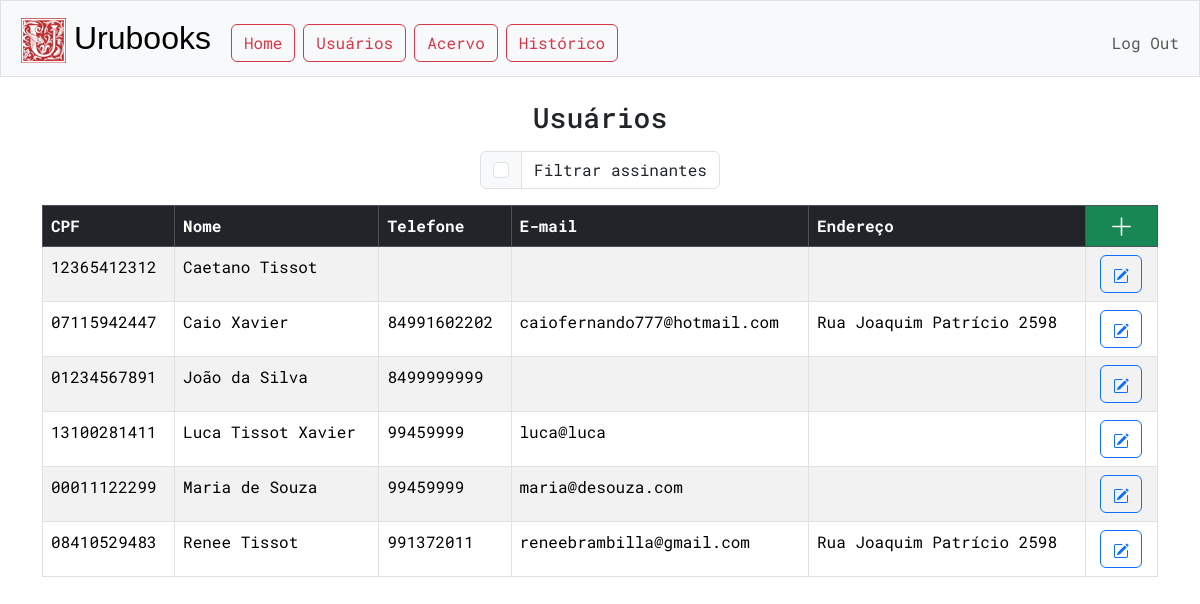
Before: /usuarios (signed in) with the older database file.
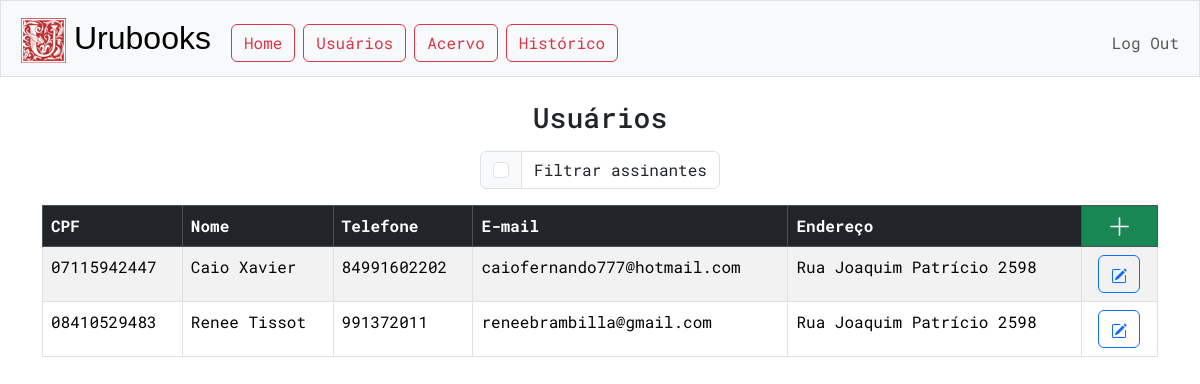
After: the same page with the newer database file.
### tables this page shows
CREATE TABLE contatos (
cpf TEXT PRIMARY KEY NOT NULL,
nome TEXT NOT NULL,
telefone TEXT,
email TEXT,
endereço TEXT
);

### app.py (the view)
@app.route("/usuarios")
@login_required
def usuarios():
    CONTATOS_POR_PAGINA = 20
    pagina = request.args.get("pagina", 0)
    offset = CONTATOS_POR_PAGINA * pagina
    usuarios = db.execute("SELECT * FROM contatos ORDER BY nome LIMIT ?, ?", offset, CONTATOS_POR_PAGINA)
    filtro = "off"
    if request.args.get("filtrar-assinantes"):
        usuarios = db.execute("SELECT * FROM contatos JOIN assinaturas ON contatos.cpf = assinaturas.contato_cpf WHERE assinaturas.status = 'ATIVA' ORDER BY nome LIMIT ?, ?", offset, CONTATOS_POR_PAGINA)
        filtro="on"
    page_data = {
    "atual":int(pagina),
    "max":int(len(usuarios)/CONTATOS_POR_PAGINA),
    }
    return render_template("usuarios/index.html", usuarios=usuarios, page_data=page_data, filtro=filtro)

### app.py (called while the page is built)
@app.after_request
def after_request(response):
    response.headers["Cache-Control"] = "no-cache, no-store, must-revalidate"
    response.headers["Expires"] = 0
    response.headers["Pragma"] = "no-cache"
    return response

### helpers.py (called while the page is built)
def login_required(f):
    @wraps(f)
    def decorated_function(*args, **kwargs):
        if session.get("user_id") is None:
            return redirect("/login")
        return f(*args, **kwargs)
    return decorated_function

### templates/usuarios/index.html (shortened to what this page needs)
{% extends "layout.html" %}
{% block main %}
    <h3 class='mb-3'>Usuários</h3>
    <div class="row justify-content-center">
        {% set checked = "checked" if filtro == "on" else "" %}
            <div class="col-auto">
                <div class="input-group mb-3">
                    <div class="input-group-text">
                        <form id="filtrar-assinantes" action="/usuarios" method="get">
                            <input id="assinantes-checkbox" class="form-check-input" name="filtrar-assinantes" type="checkbox" {{ checked }}>
                        </form>
                    </div>
                    <div class="form-control">Filtrar assinantes</div>
                </div>
            </div>
    </div>
    <table class='table table-bordered table-striped' style='text-align:start'>
        <thead class="table-dark">
            <th>CPF</th>
            <th>Nome</th>
            <th>Telefone</th>
            <th>E-mail</th>
            <th>Endereço</th>
            <th style="text-align: center; background-color: #198754; padding: 0;">
                    <a type='button' class="btn btn-success" href="usuarios/cadastro" style="width: 100%; height: 100%">
                        <svg xmlns="http://www.w3.org/2000/svg" width="25" height="25" fill="currentColor" class="bi bi-plus-lg" viewBox="0 0 16 16">
                            <path fill-rule="evenodd" d="M8 2a.5.5 0 0 1 .5.5v5h5a.5.5 0 0 1 0 1h-5v5a.5.5 0 0 1-1 0v-5h-5a.5.5 0 0 1 0-1h5v-5A.5.5 0 0 1 8 2"/>
                        </svg>
                    </a>
                </th>
        </thead>
        <tbody>
        {% if usuarios %}
            {% for usuario in usuarios %}
            <tr>
                <td>{{ usuario.cpf }}</td>
                <td>{{ usuario.nome }}</td>
                <td>{{ usuario.telefone }}</td>
                <td>{{ usuario.email }}</td>
                <td>{{ usuario.endereço[:40] }}</td>
                <td class="options-cell">
                        <form action="/usuarios/detalhes" method="get">
                            <button type='submit' class="btn btn-outline-primary mx-1">
                            </button>
                        </form>
                </td>
            </tr>
            {% endfor %}
        {% endif %}
        </tbody>
    </table>
{% endblock %}

### templates/layout.html (shortened to what this page needs)
<!DOCTYPE html>
<html lang="en">
    <head>
        <link href="https://cdn.jsdelivr.net/npm/bootstrap@5.3.3/dist/css/bootstrap.min.css" rel="stylesheet">
        <link href="/static/styles.css" rel="stylesheet">
    </head>
    <body>
        <nav class="bg-light border navbar navbar-expand-md navbar-light">
            <div class="container-fluid">
                <a class="navbar-brand" href="/"><span><img src="/static/Urubooks-logo-small.png" alt="Logo" class="mx-2"/></span><span>Urubooks</span></a>
                <div class="collapse navbar-collapse" id="navbar">
                    {% if session["user_id"] %}
                        <ul class="navbar-nav me-auto mt-2">
                            <li class="nav-item"><a class="btn btn-outline-danger m-1" href="/">Home</a></li>
                            <li class="nav-item"><a class="btn btn-outline-danger m-1" href="/usuarios">Usuários</a></li>
                            <li class="nav-item"><a class="btn btn-outline-danger m-1" href="/acervo">Acervo</a></li>
                            <li class="nav-item"><a class="btn btn-outline-danger m-1" href="/historico">Histórico</a></li>
                        </ul>
                        <ul class="navbar-nav ms-auto mt-2">
                            <li class="nav-item"><a class="nav-link" href="/logout">Log Out</a></li>
                        </ul>
                    {% else %}
                        <ul class="navbar-nav ms-auto mt-2">
                            <li class="nav-item"><a class="nav-link" href="/register">Register</a></li>
                            <li class="nav-item"><a class="nav-link" href="/login">Log In</a></li>
                        </ul>
                    {% endif %}
                </div>
            </div>
        </nav>
        <main class="container py-4 text-center">
            {% block main %}{% endblock %}
        </main>
    </body>
</html>

### static/styles.css (style rules this page uses)
body { font-family: "Roboto Mono", monospace; }
nav .navbar-brand { font-family: 'Franklin Gothic Medium', 'Arial Narrow', Arial, sans-serif; font-size: xx-large; }
.options-cell { text-align: center; }

Changed rows visible on the page:
removed contatos: cpf "12365412312", nome "Caetano Tissot"
removed contatos: cpf "01234567891", nome "João da Silva", telefone "8499999999"
removed contatos: cpf "13100281411", nome "Luca Tissot Xavier", telefone "99459999", email "luca@luca"
removed contatos: cpf "00011122299", nome "Maria de Souza", telefone "99459999", email "maria@desouza.com"
